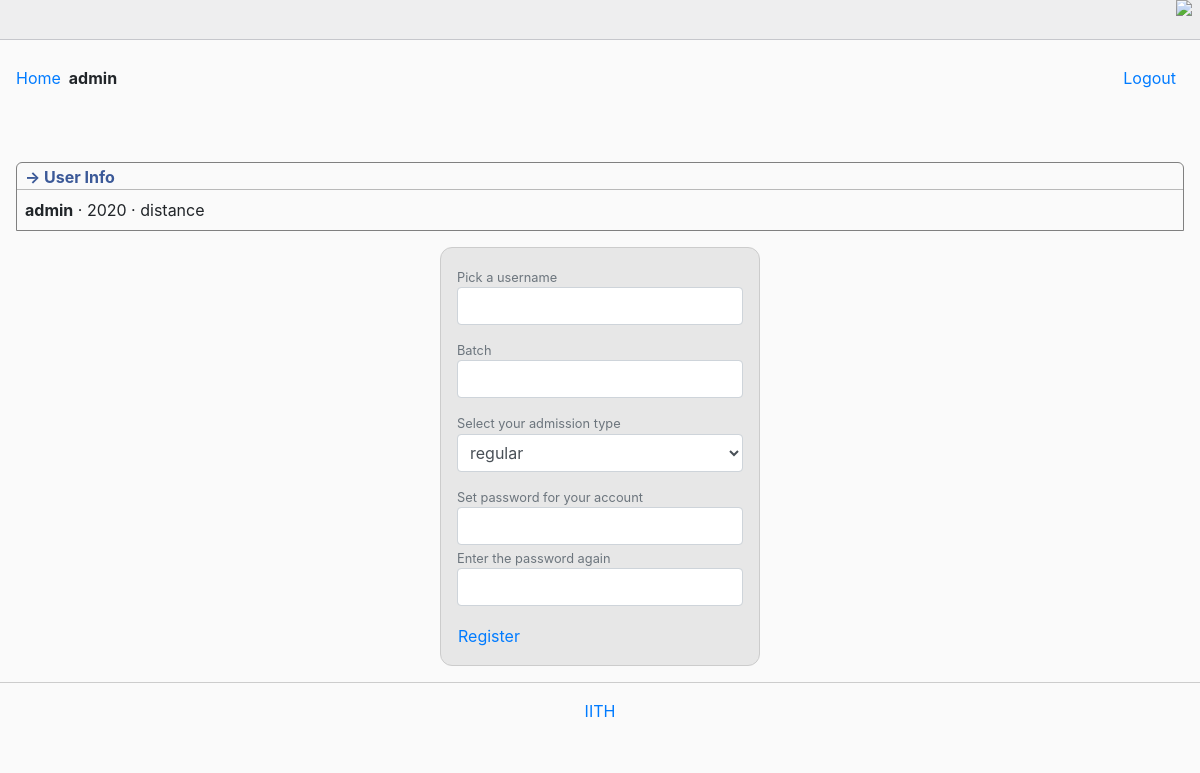
/register (signed in), run on the app's committed database.
### sle/models.py (models this page shows, shortened)
class User(AbstractUser):
    batch = models.IntegerField(default=2020)
    admission_type_choices = {
        'regular': 'regular',
        'non-regular': 'distance'
    }
    admission_type = models.CharField(max_length=20, default='regular', choices=admission_type_choices)

### sle/views.py (the view)
# urls.py: path('register', views.register, name='register'),
def register(req):
    if req.method == "POST":
        username = req.POST["username"]
        password = req.POST["password"]
        confirmation = req.POST["confirmation"]
        if password != confirmation:
            return render(req, "sle/register.html", {
                "message": "Passwords must match."
            })
        batch = req.POST['batch']
        adtype = req.POST['adtype']
        try:
            user = User.objects.create_user(
                username=username,
                password=password,
                batch=batch,
                admission_type=User.admission_type_choices[adtype]
            )
            user.save()
        except IntegrityError:
            return render(req, "sle/register.html", {
                "message": "Username already taken."
            })
        login(req, user)
        return HttpResponseRedirect(reverse(index))
    else:
        return render(req, "sle/register.html")

### sle/templates/sle/register.html (shortened to what this page needs)
{% extends 'sle/layout.html' %}
{% block body %}
<div class="auto-margin">
    <form action="{% url 'register' %}" method="post">
        <div class="form-group">
          <small class="form-text text-muted">Pick a username</small>
          <input type="text" class="form-control" name="username">
        </div>
        <div class="form-group">
          <small class="form-text text-muted">Batch</small>
          <input type="text" class="form-control" name="batch">
        </div>
        <div class="form-group">
          <small class="form-text text-muted">Select your admission type</small>
          <select name="adtype" class="form-control">
            <option value="regular">regular</option>
          </select>
        </div>
        <div class="form-group">
            <small class="form-text text-muted">Set password for your account</small>
            <input type="password" class="form-control" name="password">
            <small class="form-text text-muted">Enter the password again</small>
            <input type="password" class="form-control" name="confirmation">
        </div>
        <button type="submit" class="btn btn-link">Register</button>
      </form>
</div>
{% endblock %}

### sle/templates/sle/layout.html (shortened to what this page needs)
{% load static %}
<!DOCTYPE html>
<html lang="en">
<head>
    <link rel="stylesheet" href="https://stackpath.bootstrapcdn.com/bootstrap/4.4.1/css/bootstrap.min.css">
    <link rel="stylesheet" href="{% static 'sle/style.css' %}">
</head>
<body>
    <div class="mobile-toolbar">
        <div class="mobile-toolbar-internals">
            <img src="//codeforces.org/s/58961/images/icons/icons-ellipsis-v.png" class="mobile-toolbar-sidebar" onclick="hide()">
        </div>
    </div>
    <div id="body">
        <div id="header">
            <div style="float: left;"><a href="{% url 'index' %}">Home</a></div>
            {% if user.is_authenticated %}
            <strong>{{user.username}}</strong>
            <div class="sign-in-links">
                <a href="{% url 'logout' %}">Logout</a>
            </div>
            {% endif %}
        </div>
        {% if user.is_authenticated %}
        <div class="boxit borderTopRound">
            <div class="caption titled">&rightarrow; User Info</div>
            <div style="padding: 0.5rem;">
                <strong>{{user.username}}</strong> &centerdot; {{ user.batch }} &centerdot; {{ user.admission_type }}
            </div>
        </div>
        {% endif %}
        {% block body %}
        {% endblock %}
        <div id="footer">
            <div><a href="#">IITH</a></div>
        </div>
    </div>
</body>
</html>

### sle/static/sle/style.css (style rules this page uses)
* { box-sizing: border-box; }
body { background-color: #fafafa; }
#body { padding: 1rem 0; max-width: 1200px; min-width: auto; margin: 0 auto; }
#header { min-height: 5rem; margin: 0 1rem; }
#header a { margin-right: 0.5rem; }
.sign-in-links { float: right; }
html .borderTopRound { border-top-left-radius: var(--border-radius); border-top-right-radius: var(--border-radius); }
:root { --border-radius: 6px; --notice-color: #888; --border-color: rgb(185, 185, 185); --muted-color: #666; --highlighted-blue-color: #def; --highlighted-green-color: #E8F5E9; }
.boxit { border: 1px solid grey; margin: 1rem; }
#footer { margin-top: 1rem; padding-top: 1rem; border-top: 1px solid #ccc; text-align: center; font-size: 1em; clear: both; height: 4em; }
.boxit .titled { padding-left: 0.5rem; border-bottom: 1px solid #b9b9b9; }
.boxit .caption { color: #3b5998; font-weight: 700; margin-top: 2px; position: relative; }
.caption { font-weight: 700; color: #3b5998; }
.btn { font-size: 16px; padding: 0px; }
.auto-margin { margin-left: auto; margin-right: auto; width: 20rem; background-color: #e7e7e7; padding: 1rem; border: 1px solid #ccc; border-radius: 0.75rem; }
.form-control { padding: 0.25rem 0.5rem; }
.mobile-toolbar { background-color: #eeeeef; border-bottom: 1px solid #C6C7CC; margin-bottom: 10px; margin-inline: auto; }
@media only screen and (max-device-width: 8000px) { .mobile-toolbar { display: block; height: 2.5rem; } }
.mobile-toolbar-internals { height: 100%; padding-inline: 0.5rem; }
.mobile-toolbar-sidebar { float: right; }
@media only screen and (max-device-width: 8000px) { .mobile-toolbar-sidebar { margin-left: 3px; margin-bottom: 6px; max-width: 32px; max-height: 32px; } }

### data on the page
User: username "admin", batch "2020", admission_type "distance"
